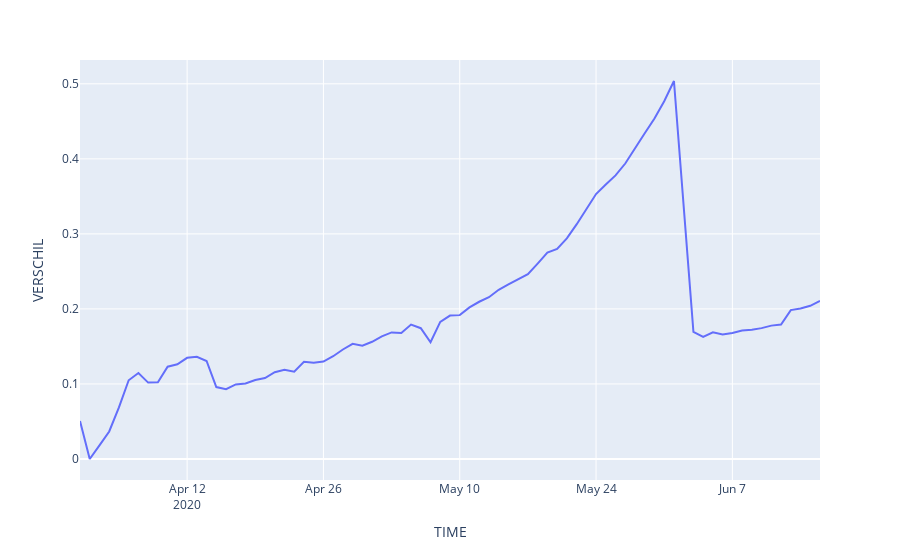

Source (notebook cell):
### Code cell
fig = px.line(data, x = "TIME", y = "VERSCHIL")
# fig.add_trace(go.scatter(df_day1, x = "0", y = "values"))
fig.show()
